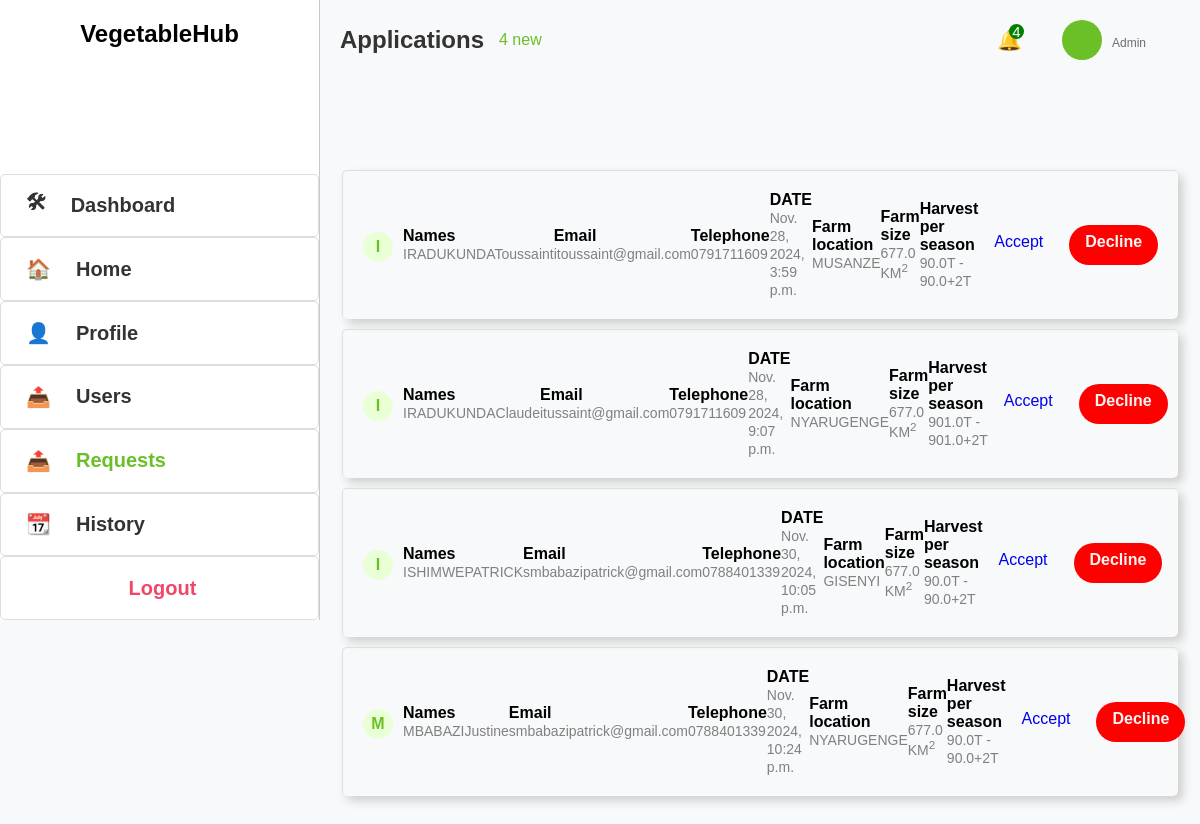
/view-member/, run on an earlier commit of the app's database.
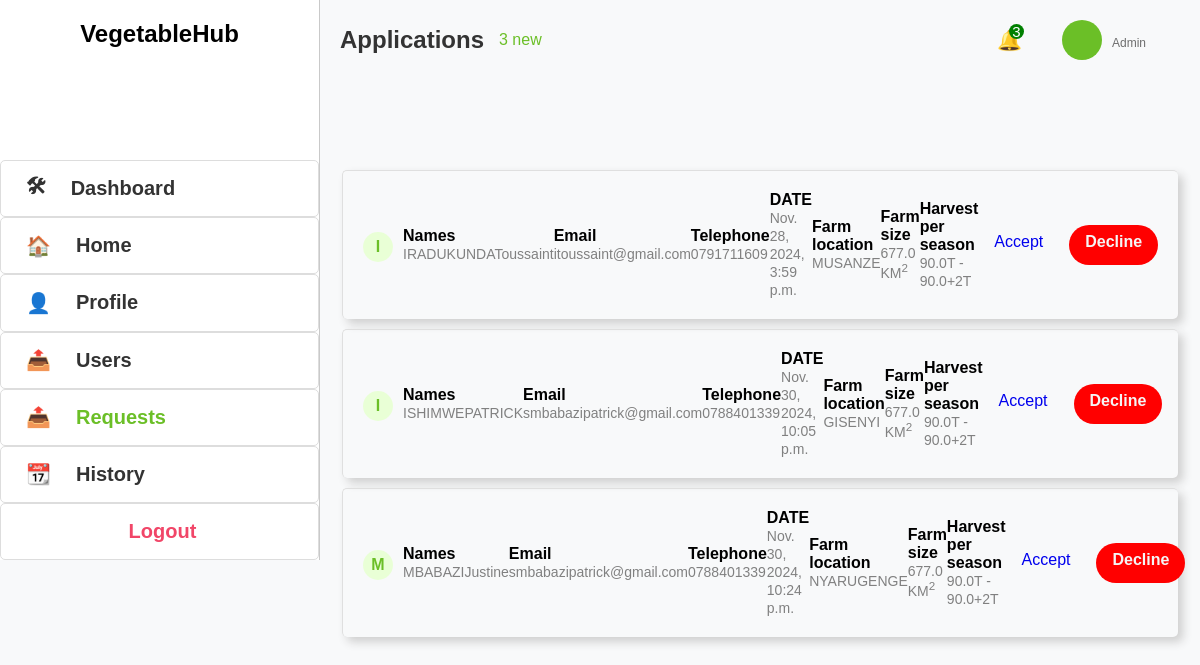
And on a later commit of the database.
### Webapp/models.py (models this page shows, shortened)
class Application(models.Model):
    application_id = models.AutoField(primary_key=True)
    first_name = models.CharField(max_length=255)
    last_name = models.CharField(max_length=255)
    telephone = models.CharField(
        max_length=15,
        validators=[RegexValidator(r'^\+?\d{10,15}$', message="Enter a valid phone number.")]
    )
    email = models.EmailField(validators=[EmailValidator()])
    location = models.CharField(max_length=255)
    latitude = models.FloatField(default=-1.9441)  # Default to Kigali latitude
    longitude = models.FloatField(default=30.0619)  # Default to Kigali longitude
    farm_size = models.FloatField()
    description = models.TextField()
    growth_stage = models.CharField(max_length=30)
    status = models.CharField(max_length=20, default='Pending')
    production = models.FloatField()
    created_at = models.DateTimeField(auto_now_add=True)  # Automatically set on creation
    user = models.ForeignKey(User, on_delete=models.CASCADE, null=True, blank=True,default=2)
    Vegetable_type = models.CharField(max_length=20, default='Carrot')
    farm_image = models.ImageField(null=True, default="th1.jpeg")

### Webapp/views.py (the view)
# urls.py: path('view-member/', views.adminRequest , name='view-member'),
def adminRequest(request):
    applications = Application.objects.filter(status="Pending")  # Adjust filter as needed
    context = {
        "applications": applications
    }
    return render(request, 'Webapp/membership_requests.html', context)

### Webapp/templates/Webapp/membership_requests.html (shortened to what this page needs)
<!DOCTYPE html>
<html lang="en">
<head>
</head>
<body>
    <div class="first">
        <div class="sidebar">
            <h2>VegetableHub</h2>
            <a href="{%url 'admins'%}"><span>&#x1F6E0;</span>Dashboard</a>
            <a href="{%url 'home'%}"><span>&#x1F3E0;</span>Home</a>
            <a href="#"><span>&#x1F464;</span>Profile</a>
            <div class="users" href="#"><span>&#x1F4E4;</span>Users
          </div>
            <a href="{%url 'view-member'%}" class="active"><span>&#x1F4E4;</span>Requests</a>
            <a href="{%url 'view-history'%}"><span>&#x1F4C6;</span>History</a>
            <a href="{% url 'login-admin'%}" style="color: #f14668; padding-left: 40%;">Logout</a>
        </div>
    </div>
    <div class="second">
        <div class="header">
            <div class="schedules">
                <h1>Applications</h1>
                <span>{{applications.count}} new</span>
            </div>
            <div class="prof">
              <div class="notif">&#x1F514; <span>{{applications.count}}</span></div>
                    <div class="upper">
                        <div class="profile">
                        </div>
                        <div class="address">
                            <strong>{{user.username}}</strong> <br>
                            <span>Admin</span>
                        </div>
                      </div>
            </div>
        </div>
        <div class="second2">
            <div class="container">
                <div class="row">
                  {%for application in applications%}
                    <div class="col">
                        <div class="names">
                            <span class="letter">{{application.first_name|slice:1}}</span>
                            <div class="full_names">
                                <p><b>Names</b></p>
                                <span>{{application.first_name}}{{application.last_name}}</span>
                            </div>
                        </div>
                        <div class="email">
                            <b>Email</b><br>
                            <span>{{application.email}}</span>
                        </div>
                        <div class="telephone">
                            <b>Telephone</b><br>
                            <span>{{application.telephone}}</span>
                        </div>
                        <div class="national_id">
                            <b>DATE</b><br>
                            <span>{{application.created_at}}</span>
                        </div>
                        <div class="far_location">
                            <b>Farm location</b><br>
                            <span>{{application.location}}</span>
                        </div>
                        <div class="farm_size">
                            <b>Farm size</b><br>
                            <span>{{application.farm_size}} KM<sup>2</sup></span>
                        </div>
                        <div class="harvest">
                            <b> Harvest per season</b><br>
                            <span>{{application.production}}T - {{application.production}}+2T</span>
                        </div>
                        <div class="btns">
                          <a href="{% url 'update_status' application.application_id 'Approved' %}" class="accept">Accept</a>
                          <a href="{% url 'update_status' application.application_id 'Rejected' %}" class="decline">Decline</a>
                        </div>
                    </div>
                    {% empty %}
                <p>No schedule requests available.</p>
                {% endfor %}
                </div>
            </div>
        </div>
    </div>
</body>
</html>

What changed in the data, as far as the page shows it:
no longer on this page (row edited): Application: first_name "I", first_name "IRADUKUNDA", last_name "Claude", email "itussaint@gmail.com", telephone "0791711609", created_at "Nov. 28, 2024, 9:07 p.m.", location "NYARUGENGE", farm_size "677.0", production "901.0"
Also different on the page:
{{ applications.count }}: "4" → "3"
